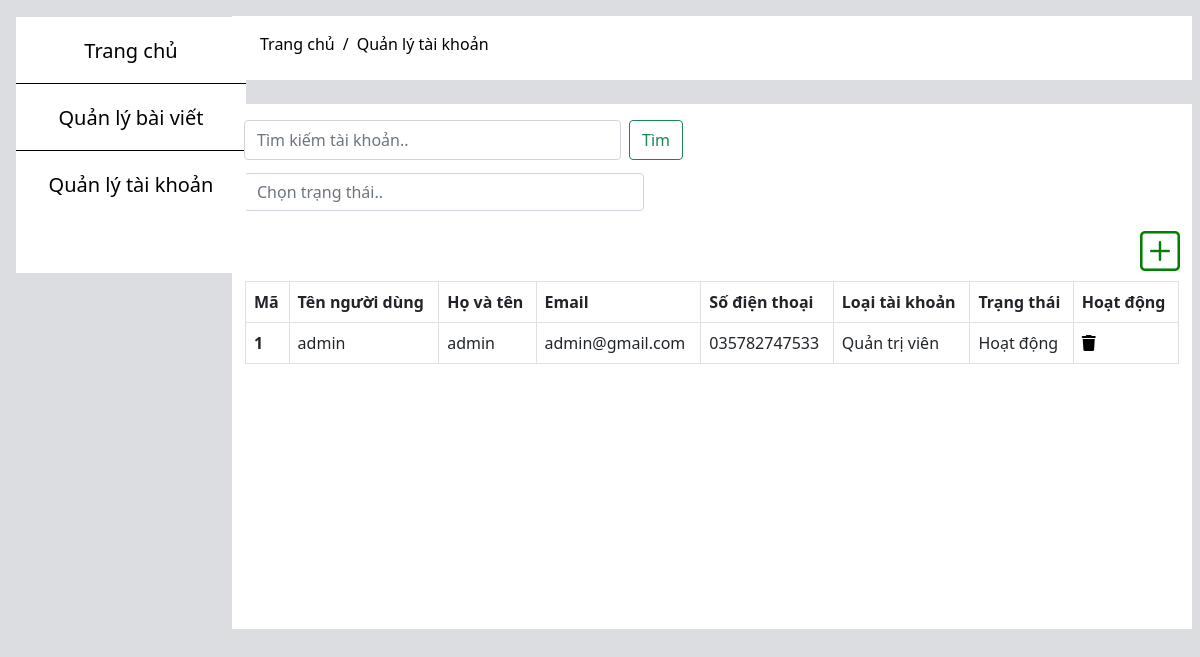
Before: /Src/Admin/mng-account.php (signed in) with the older database file.
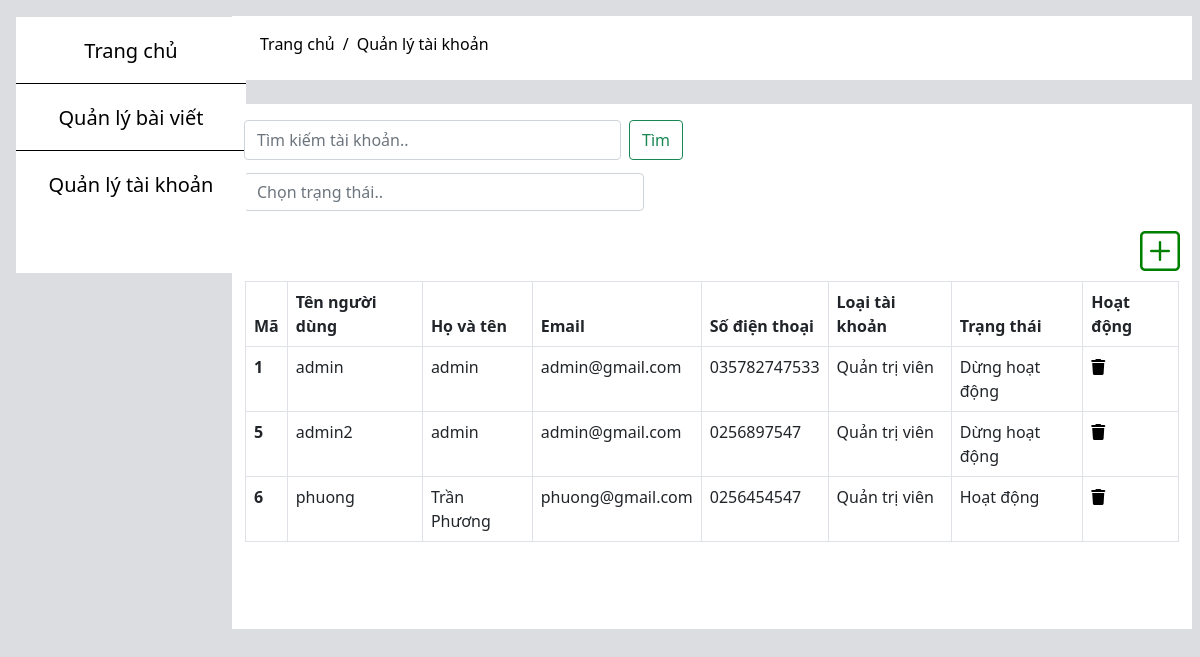
After: the same page with the newer database file.
### tables this page shows
CREATE TABLE `users` (
  `UserID` int(10) UNSIGNED NOT NULL,
  `UserName` varchar(50) NOT NULL,
  `Password` varchar(100) NOT NULL,
  `FullName` varchar(50) NOT NULL,
  `Email` varchar(100) NOT NULL,
  `PhoneNumber` varchar(12) NOT NULL,
  `Types` varchar(50) NOT NULL DEFAULT 'Thành viên',
  `Status` varchar(50) NOT NULL DEFAULT 'Hoạt động'
);

### Src/Admin/mng-account.php (the view, shortened to what this page needs)
<?php
    include ('header.php');
    include ('../config.php');
?>
    <div class="content">
        <div class="row float-end col-md-8 my-2 mt-3 py-2 me-2  mx-auto" style="background-color:#ffffff; width:80%;" >
                    <div class="jumbotron text-center mt-2 ms-3" style="text-align: center;" >
                        <nav aria-label="breadcrumb"  >
                            <ol class="breadcrumb">
                                <li class="breadcrumb-item text-admin">
                                    <a href="index.php">
                                        <span class="">Trang chủ</span>
                                    </a></li>
                                <li class="breadcrumb-item text-admin ">
                                    <a href="mng-account.php">
                                        <span class=" ">Quản lý tài khoản</span>
                                    </a></li>
                            </ol>
                        </nav>
                    </div>
        </div>
        <div class="row float-end col-md-8 my-2 mt-3 py-2 me-2  " style="background-color:#ffffff; width:80%;" >
                <nav class="navbar navbar-light bg-img">
                    <div class="container-search">
                        <form class="d-flex col-md-6"id="search"  action="search.php"method="GET">
                            <input  type="text"value=""name ="search" class="form-control me-2" style="width: 800px;height: 40px;"placeholder="Tìm kiếm tài khoản.." aria-label="Search">
                            <input class ="btn btn-outline-success" type="submit" value="Tìm">
                        </form>
                    </div>
                </nav>
                <div class="status">
                        <div class="col-sm-2">
                            <input  type="text"value=""name ="status" class="form-control me-2" style=" width:400px;margin-top:5px;margin-bottom:10px;" placeholder="Chọn trạng thái.." aria-label="Status">
                    </div>
                <div>
                <div class="them">
                <a href="add-admin.php"class="them"style = "font-size: 2.5rem;float:right;"><i class="bi bi-plus-square"style="color: green"></i></a>
                </div>
            <main>
                <div class = "container-tb">
                        <table class="table table-bordered">
                            <div class="table-responsive">
                                    <thead>
                                        <tr>
                                            <th scope ="col">Mã</th>
                                            <th scope ="col">Tên người dùng</th>
                                            <th scope ="col">Họ và tên</th>
                                            <th scope ="col">Email</th>
                                            <th scope ="col">Số điện thoại</th>
                                            <th scope ="col">Loại tài khoản</th>
                                            <th scope ="col">Trạng thái</th>
                                            <th scope ="col">Hoạt động</th>
                                        </tr>
                                    </thead>
                            </div>
                    </div>
                    <tbody>
                        <?php
                                $sql    = "SELECT*FROM users";
                                $result = mysqli_query($conn,$sql);
                                if(mysqli_num_rows($result)>0){
                                while($row=mysqli_fetch_assoc($result)){
                                    echo '<tr>';
                                    echo '<th scope="row">'.$row['UserID'].'</th>';
                                    echo '<td>'.$row['UserName'].'</td>';
                                    echo '<td>'.$row['FullName'].'</td>';
                                    echo '<td>'.$row['Email'].'</td>';
                                    echo '<td>'.$row['PhoneNumber'].'</td>';
                                    echo '<td>'.$row['Types'].'</td>';
                                    echo '<td>'.$row['Status'].'</td>';
                                    echo'<td>
                                    <a href="delete-admin.php?id='.$row['UserID'].'";><i class="fa fa-trash"></i></a>
                                    </td>';
                                    echo '</tr>';
                                }
                            }
                            ?>
                        </tbody>
                </div>
        </div>
    </div>
</body>
</html>

### Src/Admin/header.php (shortened to what this page needs)
<!DOCTYPE html>
<html lang="en">
<head>
    <link href="https://cdn.jsdelivr.net/npm/bootstrap@5.0.2/dist/css/bootstrap.min.css" rel="stylesheet">
    <link rel="stylesheet" href="https://cdnjs.cloudflare.com/ajax/libs/font-awesome/6.0.0-beta2/css/all.min.css" />
    <link rel="stylesheet" href="https://cdn.jsdelivr.net/npm/bootstrap-icons@1.3.0/font/bootstrap-icons.css">
    <link rel="stylesheet" href="../Css/style.css">
</head>
<body style="background-color:#dcdde1;">
<div class="sidebar">
      <ul>
        <li><a href="index.php"></i><span>Trang chủ</span></a></li>
        <li><a href="mng-article.php"></i><span>Quản lý bài viết</span></a></li>
        <li><a href="mng-account.php" style="border-bottom: none;"></i><span>Quản lý tài khoản</span></a></li>
      </ul>
</div>

### Src/Css/style.css (style rules this page uses)
* { margin: 0; padding: 0; }
.sidebar { position: fixed; left: 0; width: 250px; height: 80%; }
.sidebar ul { padding-left: 0 !important; }
.sidebar ul a { display: block; height: 100%; width:100%; line-height: 65px; font-size: 20px; color: white; text-align: center; box-sizing: border-box; border-top: 1px solid rgba(255, 255, 255, .1); border-bottom: 1px solid black; text-decoration: none; }
.breadcrumb-item + .breadcrumb-item::before { color:black; }
.content a { text-decoration: none; color: black; }
.text-admin { text-decoration: none; color: black; }
.them { margin-left: 660px; }
.btn-outline-success { width: 70px; height: 40px; margin-top: 0px; }
.container-tb { height: 400px; border:1px solid white; background-color: white; }
.container-search { padding:0%; margin-bottom: 0px; }

### Src/Admin/header.php (style rules this page uses)
.sidebar { position: fixed; left: 0; width: 230px; height: 32%; background-color: white; margin-top: 17px; margin-left: 16px; margin-right: 16px; }
.sidebar ul { padding-left: 0 !important; list-style: none; }
.sidebar ul a { display: block; height: 100%; width:100%; line-height: 65px; font-size: 20px; color: black; text-align: center; box-sizing: border-box; border-top: 1px solid rgba(255, 255, 255, .1); border-bottom: 1px solid black; text-decoration: none; }
.content a { text-decoration: none; color: black; }

### Src/Admin/mng-account.php (style rules this page uses)
.btn-outline-success { width: 70px; height: 40px; margin-top: 0px; }
.container-tb { margin-top: 0%; border:1px solid white; background-color: white; }
.container-search { padding:0%; margin-bottom: 0px; }

Changed rows visible on the page:
changed users id 1: Status "Hoạt động" → "Dừng hoạt động"
added users: UserID "5", UserName "admin2", FullName "admin", Email "admin@gmail.com", PhoneNumber "0256897547", Types "Quản trị viên", Status "Dừng hoạt động"
added users: UserID "6", UserName "phuong", FullName "Trần Phương", Email "phuong@gmail.com", PhoneNumber "0256454547", Types "Quản trị viên", Status "Hoạt động"
